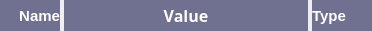
<?xml version="1.0" encoding="UTF-8"?>
<ui version="4.0">
 <class>HeaderWidget</class>
 <widget class="QWidget" name="HeaderWidget">
  <property name="geometry">
   <rect>
    <x>0</x>
    <y>0</y>
    <width>372</width>
    <height>31</height>
   </rect>
  </property>
  <property name="windowTitle">
   <string notr="true">Form</string>
  </property>
  <layout class="QHBoxLayout" name="horizontalLayout" stretch="0,0,0">
   <property name="spacing">
    <number>4</number>
   </property>
   <property name="sizeConstraint">
    <enum>QLayout::SetDefaultConstraint</enum>
   </property>
   <property name="leftMargin">
    <number>0</number>
   </property>
   <property name="topMargin">
    <number>0</number>
   </property>
   <property name="rightMargin">
    <number>0</number>
   </property>
   <property name="bottomMargin">
    <number>0</number>
   </property>
   <item>
    <widget class="QLabel" name="nameLabel">
     <property name="sizePolicy">
      <sizepolicy hsizetype="Preferred" vsizetype="Preferred">
       <horstretch>0</horstretch>
       <verstretch>0</verstretch>
      </sizepolicy>
     </property>
     <property name="minimumSize">
      <size>
       <width>60</width>
       <height>0</height>
      </size>
     </property>
     <property name="font">
      <font>
       <pointsize>11</pointsize>
       <weight>75</weight>
       <bold>true</bold>
      </font>
     </property>
     <property name="layoutDirection">
      <enum>Qt::LeftToRight</enum>
     </property>
     <property name="styleSheet">
      <string notr="true">background-color : #707090; color : white;</string>
     </property>
     <property name="locale">
      <locale language="C" country="AnyCountry"/>
     </property>
     <property name="frameShape">
      <enum>QFrame::NoFrame</enum>
     </property>
     <property name="frameShadow">
      <enum>QFrame::Plain</enum>
     </property>
     <property name="lineWidth">
      <number>1</number>
     </property>
     <property name="text">
      <string notr="true">Name</string>
     </property>
     <property name="alignment">
      <set>Qt::AlignRight|Qt::AlignTrailing|Qt::AlignVCenter</set>
     </property>
     <property name="margin">
      <number>6</number>
     </property>
    </widget>
   </item>
   <item>
    <widget class="QLabel" name="valueLine">
     <property name="sizePolicy">
      <sizepolicy hsizetype="Expanding" vsizetype="Preferred">
       <horstretch>0</horstretch>
       <verstretch>0</verstretch>
      </sizepolicy>
     </property>
     <property name="minimumSize">
      <size>
       <width>60</width>
       <height>0</height>
      </size>
     </property>
     <property name="font">
      <font>
       <family>Ubuntu Mono</family>
       <pointsize>12</pointsize>
       <weight>75</weight>
       <bold>true</bold>
      </font>
     </property>
     <property name="layoutDirection">
      <enum>Qt::LeftToRight</enum>
     </property>
     <property name="autoFillBackground">
      <bool>false</bool>
     </property>
     <property name="styleSheet">
      <string notr="true">background-color : #707090; color : white;</string>
     </property>
     <property name="locale">
      <locale language="C" country="AnyCountry"/>
     </property>
     <property name="frameShape">
      <enum>QFrame::NoFrame</enum>
     </property>
     <property name="frameShadow">
      <enum>QFrame::Plain</enum>
     </property>
     <property name="lineWidth">
      <number>1</number>
     </property>
     <property name="text">
      <string notr="true">Value</string>
     </property>
     <property name="alignment">
      <set>Qt::AlignCenter</set>
     </property>
    </widget>
   </item>
   <item>
    <widget class="QLabel" name="typeLabel">
     <property name="minimumSize">
      <size>
       <width>60</width>
       <height>0</height>
      </size>
     </property>
     <property name="font">
      <font>
       <pointsize>11</pointsize>
       <weight>75</weight>
       <bold>true</bold>
      </font>
     </property>
     <property name="styleSheet">
      <string notr="true">background-color : #707090; color : white;</string>
     </property>
     <property name="locale">
      <locale language="C" country="AnyCountry"/>
     </property>
     <property name="frameShape">
      <enum>QFrame::NoFrame</enum>
     </property>
     <property name="frameShadow">
      <enum>QFrame::Plain</enum>
     </property>
     <property name="lineWidth">
      <number>1</number>
     </property>
     <property name="text">
      <string notr="true">Type</string>
     </property>
     <property name="margin">
      <number>6</number>
     </property>
    </widget>
   </item>
  </layout>
 </widget>
 <resources/>
 <connections/>
</ui>
